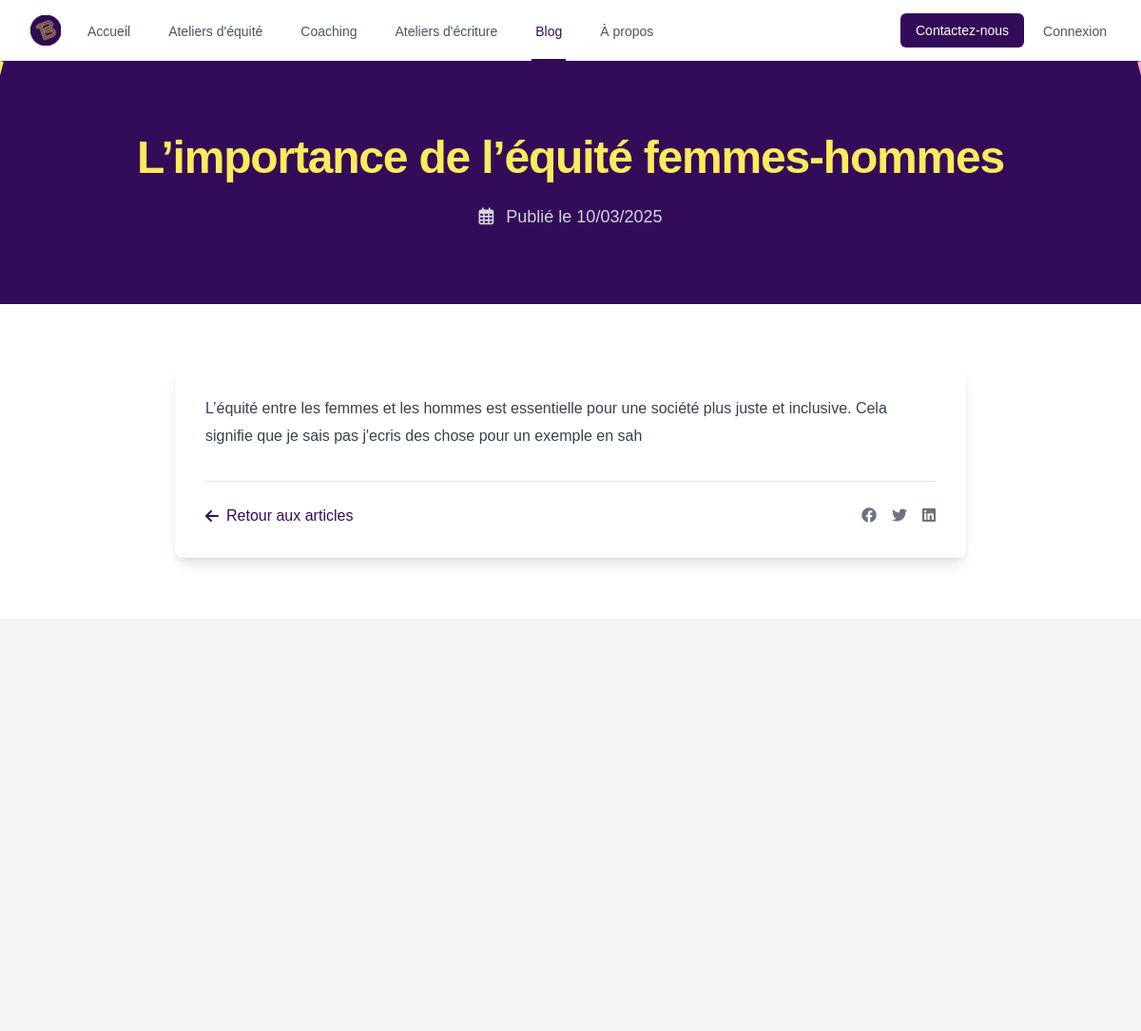
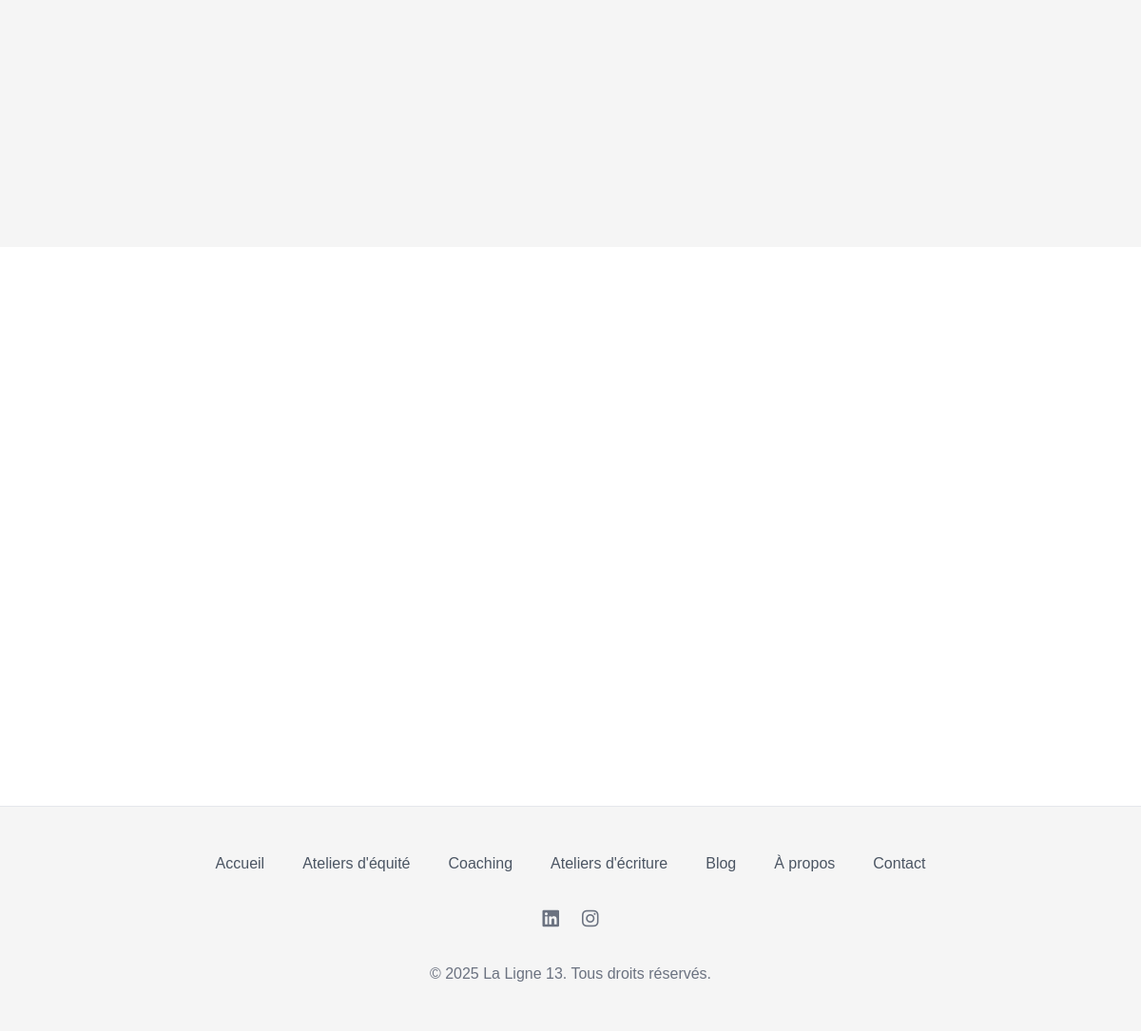
The app's page /frontend/blog/detail.php?id=1 with its own data (2 pictures, top to bottom).
### tables this page shows
CREATE TABLE `post` (
  `id` int(11) NOT NULL,
  `titre` varchar(255) NOT NULL,
  `contenu` text NOT NULL,
  `date_publie` timestamp NULL DEFAULT current_timestamp()
);

### frontend/blog/detail.php (the view, shortened to what this page needs)
<?php
require("../../backend/utils/ConnectToBDD.php");
if (isset($_GET["id"]) && is_numeric($_GET["id"])) {
    $id = intval($_GET["id"]);
    $query = "SELECT titre, contenu, date_publie FROM post WHERE id = ?";
    $stmt = $pdo->prepare($query);
    $stmt->execute([$id]);
    $post = $stmt->fetch();
    if ($post) {
        $titre = $post["titre"];
        $contenu = $post["contenu"];
        $date_publie = $post["date_publie"];
    } else {
        die("Post inconnu");
    }
} else {
    die("ID Invalide");
}
$query = "SELECT * FROM commentaire WHERE post_id = :id";
$stmt = $pdo->prepare($query);
$stmt->execute(['id' => $id]);
$comments = $stmt->fetchAll();
?>
<!DOCTYPE html>
<html lang="fr">
<head>
    <script src="https://cdn.tailwindcss.com"></script>
    <link rel="stylesheet" href="https://cdnjs.cloudflare.com/ajax/libs/font-awesome/6.4.0/css/all.min.css">
</head>
<body class="bg-white text-darkgray">
    <nav class="bg-white shadow-sm fixed w-full z-50">
        <div class="max-w-7xl mx-auto px-4 sm:px-6 lg:px-8">
            <div class="flex justify-between h-16">
                <div class="flex">
                    <div class="flex-shrink-0 flex items-center">
                        <img src="../../src/img/logo.jpg" alt="Logo Ligne 13" class="h-8 w-auto">
                    </div>
                    <div class="hidden sm:ml-6 sm:flex sm:space-x-8">
                        <a href="../index.php" class="border-transparent text-gray-600 hover:text-violet inline-flex items-center px-1 pt-1 border-b-2 border-transparent hover:border-violet text-sm font-medium">
                            Accueil
                        </a>
                        <a href="../ateliers.php" class="border-transparent text-gray-600 hover:text-violet inline-flex items-center px-1 pt-1 border-b-2 border-transparent hover:border-violet text-sm font-medium">
                            Ateliers d'équité
                        </a>
                        <a href="../coaching.php" class="border-transparent text-gray-600 hover:text-violet inline-flex items-center px-1 pt-1 border-b-2 border-transparent hover:border-violet text-sm font-medium">
                            Coaching
                        </a>
                        <a href="../ecriture.php" class="border-transparent text-gray-600 hover:text-violet inline-flex items-center px-1 pt-1 border-b-2 border-transparent hover:border-violet text-sm font-medium">
                            Ateliers d'écriture
                        </a>
                        <a href="../blog.php" class="border-violet text-violet inline-flex items-center px-1 pt-1 border-b-2 text-sm font-medium">
                            Blog
                        </a>
                        <a href="../about.html" class="border-transparent text-gray-600 hover:text-violet inline-flex items-center px-1 pt-1 border-b-2 border-transparent hover:border-violet text-sm font-medium">
                            À propos
                        </a>
                    </div>
                </div>
                <div class="flex items-center">
                    <div class="hidden sm:flex sm:items-center">
                        <a href="../contact.html" class="bg-violet text-white hover:bg-violet/90 px-4 py-2 rounded-md text-sm font-medium">
                            Contactez-nous
                        </a>
                        <?php if (isset($_SESSION['user_id'])): ?>
                            <a href="../myaccount.php" class="border-transparent text-gray-600 hover:text-violet inline-flex items-center px-1 pt-1 border-b-2 border-transparent hover:border-violet text-sm font-medium ml-4">
                                Mon compte
                            </a>
                        <?php else: ?>
                            <a href="../login.php" class="border-transparent text-gray-600 hover:text-violet inline-flex items-center px-1 pt-1 border-b-2 border-transparent hover:border-violet text-sm font-medium ml-4">
                                Connexion
                            </a>
                        <?php endif; ?>
                    </div>
                </div>
            </div>
        </div>
    </nav>
    <div class="hero-pattern bg-violet flex items-center">
        <div class="diagonal-line-left"></div>
        <div class="diagonal-line-right"></div>
        <div class="curved-line-bottom"></div>
        <div class="max-w-7xl mx-auto px-4 sm:px-6 lg:px-8 relative z-10 pt-16">
            <div class="text-center">
                <h1 class="text-3xl font-extrabold tracking-tight text-jaune sm:text-4xl md:text-5xl animate-hidden animate-element">
                    <span class="block"><?= htmlspecialchars($titre) ?></span>
                </h1>
                <p class="mt-6 max-w-2xl mx-auto text-base text-gray-300 sm:text-lg animate-hidden animate-element animate-delay-100">
                    <i class="far fa-calendar-alt mr-2"></i> Publié le <?= date("d/m/Y", strtotime($date_publie)); ?>
                </p>
            </div>
        </div>
    </div>
    <div class="py-16 bg-white">
        <div class="max-w-4xl mx-auto px-4 sm:px-6 lg:px-8">
            <div class="bg-white rounded-lg shadow-lg p-8 animate-hidden animate-element">
                <div class="blog-content text-gray-700">
                    <?= nl2br(htmlspecialchars($contenu)); ?>
                </div>
                <div class="mt-8 flex justify-between items-center border-t border-gray-200 pt-6">
                    <a href="../blog.php" class="inline-flex items-center text-violet hover:text-violet/80">
                        <i class="fas fa-arrow-left mr-2"></i> Retour aux articles
                    </a>
                    <div class="flex space-x-4">
                        <a href="#" class="text-gray-500 hover:text-violet">
                            <i class="fab fa-facebook"></i>
                        </a>
                        <a href="#" class="text-gray-500 hover:text-violet">
                            <i class="fab fa-twitter"></i>
                        </a>
                        <a href="#" class="text-gray-500 hover:text-violet">
                            <i class="fab fa-linkedin"></i>
                        </a>
                    </div>
                </div>
            </div>
        </div>
    </div>
    <div class="py-12 bg-lightgray">
        <div class="max-w-4xl mx-auto px-4 sm:px-6 lg:px-8">
            <?php if (!empty($comments)): ?>
                <div class="space-y-6 mb-12">
                </div>
            <?php else: ?>
                <p class="text-gray-500 mb-8 animate-hidden animate-element">Aucun commentaire pour le moment. Soyez le premier à commenter !</p>
            <?php endif; ?>
        </div>
    </div>
    <div class="py-16 bg-white">
        <div class="max-w-7xl mx-auto px-4 sm:px-6 lg:px-8">
            <div class="grid grid-cols-1 gap-12 md:grid-cols-3">
            </div>
        </div>
    </div>
    <footer class="bg-lightgray border-t border-gray-200">
        <div class="max-w-7xl mx-auto py-12 px-4 overflow-hidden sm:px-6 lg:px-8">
            <nav class="-mx-5 -my-2 flex flex-wrap justify-center" aria-label="Footer">
                <div class="px-5 py-2">
                    <a href="../index.php" class="text-base text-gray-600 hover:text-violet">
                        Accueil
                    </a>
                </div>
                <div class="px-5 py-2">
                    <a href="../ateliers.php" class="text-base text-gray-600 hover:text-violet">
                        Ateliers d'équité
                    </a>
                </div>
                <div class="px-5 py-2">
                    <a href="../coaching.php" class="text-base text-gray-600 hover:text-violet">
                        Coaching
                    </a>
                </div>
                <div class="px-5 py-2">
                    <a href="../ecriture.php" class="text-base text-gray-600 hover:text-violet">
                        Ateliers d'écriture
                    </a>
                </div>
                <div class="px-5 py-2">
                    <a href="../blog.php" class="text-base text-gray-600 hover:text-violet">
                        Blog
                    </a>
                </div>
                <div class="px-5 py-2">
                    <a href="../about.html" class="text-base text-gray-600 hover:text-violet">
                        À propos
                    </a>
                </div>
                <div class="px-5 py-2">
                    <a href="../contact.html" class="text-base text-gray-600 hover:text-violet">
                        Contact
                    </a>
                </div>
            </nav>
            <div class="mt-8 flex justify-center space-x-6">
                <a href="https://www.linkedin.com/in/audrey-rebout-9144b7162/" class="text-gray-500 hover:text-violet">
                    <i class="fab fa-linkedin text-xl"></i>
                </a>
                <a href="https://www.instagram.com/la_ligne_13.coaching/" class="text-gray-500 hover:text-violet">
                    <i class="fab fa-instagram text-xl"></i>
                </a>
            </div>
            <p class="mt-8 text-center text-base text-gray-500">
                &copy; 2025 La Ligne 13. Tous droits réservés.
            </p>
        </div>
    </footer>
</body>
</html>

### frontend/blog/detail.php (style rules this page uses)
body { font-family: 'Arial', sans-serif; }
.hero-pattern { background-color: #1a1a1a; position: relative; overflow: hidden; height: 40vh; min-height: 300px; }
.diagonal-line-left { position: absolute; left: 0; top: 20%; height: 60%; width: 4px; background-color: #ffeb5b; transform: rotate(15deg); transform-origin: top left; }
.diagonal-line-right { position: absolute; right: 0; top: 20%; height: 60%; width: 4px; background-color: #f9a8c9; transform: rotate(-15deg); transform-origin: top right; }
.curved-line-bottom { position: absolute; bottom: -100px; left: -100px; width: 300px; height: 300px; border: 4px solid #ffeb5b; border-top: none; border-right: none; border-radius: 0 0 0 300px; }
.animate-hidden { opacity: 0; transform: translateY(30px); transition: opacity 0.8s ease, transform 0.8s ease; }
.animate-visible { opacity: 1; transform: translateY(0); }
.animate-delay-100 { transition-delay: 0.1s; }
.blog-content { line-height: 1.8; }

### records on screen
post: titre "L’importance de l’équité femmes-hommes", date_publie "10/03/2025", contenu "L’équité entre les femmes et les hommes est essentielle pour une société plus juste et inclusive. Cela signifie que je sais pas j'ecris des chose pour un exemple en sah"
